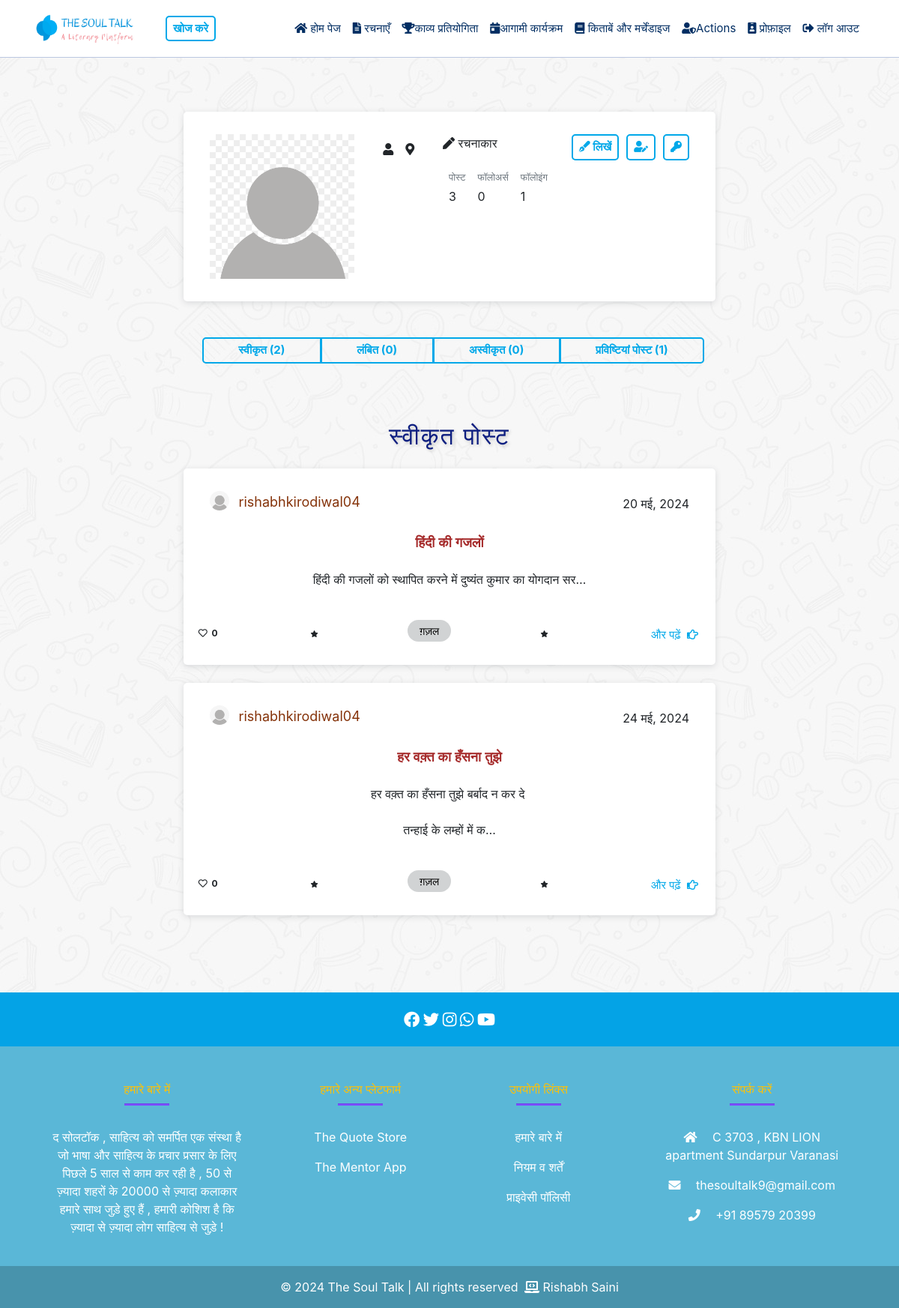
Page /profile/rishabhkirodiwal04/ (signed in) on the committed database.
### mainApp/models.py (models this page shows, shortened)
class Profile(models.Model):
    user = models.OneToOneField(CustomUser, on_delete=models.CASCADE)
    name = models.CharField(max_length=100, blank=True)
    bio = models.TextField(default='रचनाकार', blank=True)  # Setting default value for bio field
    place = models.CharField(max_length=100, blank=True)
    profile_image = models.ImageField(upload_to='media/profile_images/', blank=True)

class CustomUser(AbstractUser):
    is_admin = models.BooleanField(default=False)
    is_owner = models.BooleanField(default=False)
    phone_no = models.CharField(max_length=15, blank=True, null=True)
    def followers_count(self):
        return self.followers.count()
    def following_count(self):
        return self.following.count()

class Post(models.Model):
    title = models.CharField(max_length=100)
    description = models.TextField()
    category = models.ForeignKey(Category, on_delete=models.CASCADE)
    created_by = models.ForeignKey(CustomUser, on_delete=models.CASCADE)
    created_at = models.DateTimeField(auto_now_add=True)
    approved = models.BooleanField(default=False)  # New field for approval status
    declined = models.BooleanField(default=False)
    likes = models.ManyToManyField(CustomUser, through='Like', related_name='liked_posts')
    likes_count = models.IntegerField(default=0)

class Category(models.Model):
    name_en = models.CharField(max_length=100, verbose_name="English Name",unique=True)
    name_hi = models.CharField(max_length=100, verbose_name="Hindi Name",unique=True)
    class Meta:
        verbose_name_plural = "Categories"

### mainApp/views.py (the view, shortened to what this page needs)
# urls.py: path('profile/<str:username>/', views.profile, name='profile'),
@login_required
def profile(request, username):
    viewed_user = get_object_or_404(CustomUser, username=username)
    user_posts = Post.objects.filter(created_by=viewed_user)
    approved_posts = user_posts.filter(approved=True)
    pending_posts = user_posts.filter(approved=False, declined=False)
    declined_posts = user_posts.filter(declined=True)
    user_submitted_entries = CompetitionEntry.objects.filter(user=viewed_user)
    total_approved_posts = approved_posts.count()
    total_pending_posts = pending_posts.count()
    total_declined_posts = declined_posts.count()
    total_user_submitted_entries = user_submitted_entries.count()
    total_posts = total_approved_posts + total_user_submitted_entries
    profile = Profile.objects.filter(user=viewed_user).first()
    is_own_profile = request.user.username == username
    if is_own_profile:
        return render(request, 'profile.html', {
            'user': viewed_user,
            'profile': profile,
            'approved_posts': approved_posts,
            'pending_posts': pending_posts,
            'declined_posts': declined_posts,
            'total_posts': total_posts,
            'total_approved_posts': total_approved_posts,
            'total_pending_posts': total_pending_posts,
            'total_declined_posts': total_declined_posts,
            'user_submitted_entries': user_submitted_entries,
            'total_user_submitted_entries': total_user_submitted_entries,
        })

### mainApp/templates/profile.html (shortened to what this page needs)
{% extends 'base.html' %}
{% block content %}
<div class="container mt-5">
    <div class="row justify-content-center">
        <div class="col-md-8">
            <div class="card ">
                <div class="card-body ">
                    <div class="row ">
                        <div class="col-md-4 text-center">
                            <img src="{% if profile.profile_image %}{{ profile.profile_image.url }}{% else %}/media/profile_images/default.png{% endif %}"
                                alt="Profile Image" class="profile-image img-fluid">
                        </div>
                        <div class="col-md-8 md-4">
                            <div class="d-flex justify-content-between align-items-start flex-wrap">
                                <div class="d-flex justify-content-start rounded-3 p-2 mb-2 bg-body-tertiary">
                                    <div>
                                        <p class="card-text"><i class="fas fa-user"></i> {{ profile.name }}</p>
                                    </div>
                                    <div class="px-3">
                                        <p class="card-text"><i class="fas fa-map-marker-alt"></i> {{ profile.place }}</p>
                                    </div>
                                </div>
                                <div>
                                    <p class="card-text"><i class="fas fa-pen"></i> {{ profile.bio }}</p>
                                     <div class="d-flex justify-content-start rounded-3 p-2 mb-2 bg-body-tertiary">
                                        <div>
                                            <p class="small text-muted mb-1">पोस्ट</p>
                                            <p class="mb-0">{{ total_posts }}</p>
                                        </div>
                                        <div class="px-3">
                                            <p class="small text-muted mb-1">फॉलोअर्स </p>
                                            <p class="mb-0">{{ user.followers_count }}</p>
                                        </div>
                                        <div>
                                            <p class="small text-muted mb-1">फॉलोइंग </p>
                                            <p class="mb-0">{{ user.following_count }}</p>
                                        </div>
                                    </div>
                                </div>
                                <div class="d-flex flex-row">
                                    <a class="btn-custom-outline" href="{% url 'create-post' %}"> <i
                                            class="fas fa-pen-fancy"></i> लिखें</a>
                                    <a href="{% url 'edit-profile' %}" class="btn-custom-outline "><i
                                            class="fas fa-user-edit"></i></a>
                                    <a href="{% url 'change_password' %}" class="btn-custom-outline "><i
                                            class="fas fa-key"></i></a>
                                </div>
                            </div>
                        </div>
                    </div>
                </div>
            </div>
        </div>
    </div>
</div>
<div class="container mt-5">
    <div class="row justify-content-center">
        <div class="col-md-8">
            <div class="btn-group col-12" role="group">
                <button type="button" class="btn btn-custom-outline" onclick="showPosts('approved')">स्वीकृत
                    ({{ total_approved_posts }})</button>
                <button type="button" class="btn btn-custom-outline" onclick="showPosts('pending')">लंबित
                    ({{ total_pending_posts }})</button>
                <button type="button" class="btn btn-custom-outline" onclick="showPosts('declined')">अस्वीकृत
                    ({{ total_declined_posts }}) </button>
                <button type="button" class="btn btn-custom-outline" onclick="showPosts('entries')">प्रविष्टियां पोस्ट
                    ({{ total_user_submitted_entries }})</button>
            </div>
        </div>
    </div>
</div>
<div class="container mt-5">
    <div class="row justify-content-center">
        <div class="col-md-8">
            <div class="row justify-content-center" id="approved-posts">
                <div class="col-md-12">
                    <h2>स्वीकृत पोस्ट</h2>
                    {% if total_approved_posts == 0 %}
                    <p>कोई स्वीकृत पोस्ट नहीं.</p>
                    {% else %}
                    {% for post in approved_posts %}
                    {% include 'partials/post_details.html' %}
                    {% endfor %}
                    {% endif %}
                </div>
            </div>
        </div>
    </div>
</div>
{% endblock %}

### mainApp/templates/partials/post_details.html
<div class="card bg-card-image mt-4">
    <div class="row">
        <div class="col-md-12">
            <div class="card-body">
                <div class="d-flex author-info justify-content-between align-items-center">
                    <div class="profile-pic ">
                        <img src="{% if post.created_by.profile.profile_image %}{{ post.created_by.profile.profile_image.url }}{% else %}/media/profile_images/default.png{% endif %}"
                            alt="Profile Image" class="profile-image img-fluid rounded-circle">
                                    <a href="{% url 'profile' username=post.created_by.username %}" class="profile-link">{{ post.created_by.username }}</a>
                        </div>
                    <div>
                        <p class="card-text mb-0 post-date">
                            {{ post.created_at|date:"d F, Y" }}
                        </p>
                    </div>
                </div>
                <div>
                    <h5 class="card-title"  style="color: brown;">
                        <strong>{{ post.title }}</strong>
                    </h5>
                </div>
                <div>
                    <p class="card-text text-center">
                    <p style="white-space: pre-wrap;" class="card-text text-center">{{ post.description|truncatechars:60 }}</pre>
                    </p>
                </div>
            </div>
            <div class="row mt-4 mt-sm-0">
                <div class="col-md-12 category-info d-flex justify-content-between align-items-center">
                    <p class="badge text-black">
                        <i class="far fa-heart"></i>&nbsp; {{ post.likes_count }}
                    </p>
                    <p class="badge text-black">
                        <i class="fa fa-solid fa-star fa-xs"></i>
                    </p>
                    <a href="{% url 'category-posts' post.category.id %}" style="text-decoration:none;" class="mb-4">
                        <p class="badge custom-badge"
                            style="font-family: 'Biryani', sans-serif; font-size: 14px; font-weight:normal;">
                            {{ post.category.name_hi }}
                        </p>
                    </a>
                    <p class="badge text-black">
                        <i class="fa fa-solid fa-star fa-xs"></i>
                    </p>
                    <a href="{% url 'full_post' post.id %}" class="card-link">
                        <p class="read-more">
                            और पढ़ें &nbsp;<i class="far fa-hand-point-right"></i>
                        </p>
                    </a>
                </div>
            </div>
        </div>
    </div>
</div>

### mainApp/static/style.css (style rules this page uses)
.author-info { display: flex; align-items: center; }
.profile-pic img { width: 26px; height: 26px; margin-right: 8px; margin-bottom: 8px; }
.card { border: none; box-shadow: 0 2px 8px 0 rgba(63, 69, 81, 0.16); border-radius: 5px; will-change: transform; overflow: hidden; transition: box-shadow 0.3s, transform 0.3s; padding-top: 10px; padding-bottom: 10px; padding-right: 15px; padding-left: 15px; transform: scale(1); }
.card-link { text-decoration: none; }
.category-info { flex-grow: 4; text-align: left; }
.custom-badge { padding: 6.5px 16px; border-radius: 20px; color: black; background-color: #D1D3D4; display: inline; }
.read-more { margin-left: 10px; border-radius: 5px; margin-bottom: 10px; display: inline-block; padding: 4px 8px; font-size: 15px; color:#00a8e9 ; transition: border 0.3; transition: background-color 0.3s; }
.btn-custom-outline { margin-left: 10px; margin-bottom: 10px; display: inline-block; padding: 4px 8px; font-size: 15px; font-weight: bold; text-align: center; text-decoration: none; border: 2px solid #00a8e9; color: #00a8e9; background-color: transparent; border-radius: 5px; transition: background-color 0.3s ease, color 0.3s ease, border-color 0.3s ease; cursor: pointer; }
h2 { font-family: 'Poppins', sans-serif; font-size: 32px; font-weight: 500; color: #0d1e80; text-shadow: 2px 2px 4px rgba(0, 0, 0, 0.2); letter-spacing: 2px; text-align: center; margin-top: 20px; }
.bg-image { background-image: url('/static/images/block-bg-image.jpeg'); }
.card-title { font-family: 'Poppins', sans-serif; font-size: 20px; font-weight: bold; color: #070707; text-align: center; margin: 20px 0; }
@media (min-width: 768px) { .card-title { font-size: 18px; margin: 25px 0; } }
.profile-link { color: rgb(133, 51, 10); text-decoration: none; transition: color 0.3s ease; font-size: 18px; }

### rows in the picture
Profile: bio "रचनाकार"
CustomUser: followers_count "0", following_count "1"
Post: created_by.username "rishabhkirodiwal04", created_at "20 मई, 2024", title "हिंदी की गजलों", description "हिंदी की गजलों को स्थापित करने में दुष्यंत कुमार का योगदान सर…", likes_count "0", category.name_hi "ग़ज़ल"
Post: created_by.username "rishabhkirodiwal04", created_at "24 मई, 2024", title "हर वक़्त का हँसना तुझे", description "हर वक़्त का हँसना तुझे बर्बाद न कर दे तन्हाई के लम्हों में क…", likes_count "0", category.name_hi "ग़ज़ल"

### other values in the picture
{{ total_posts }} "3"
{{ total_approved_posts }} "2"
{{ total_pending_posts }} "0"
{{ total_declined_posts }} "0"
{{ total_user_submitted_entries }} "1"
